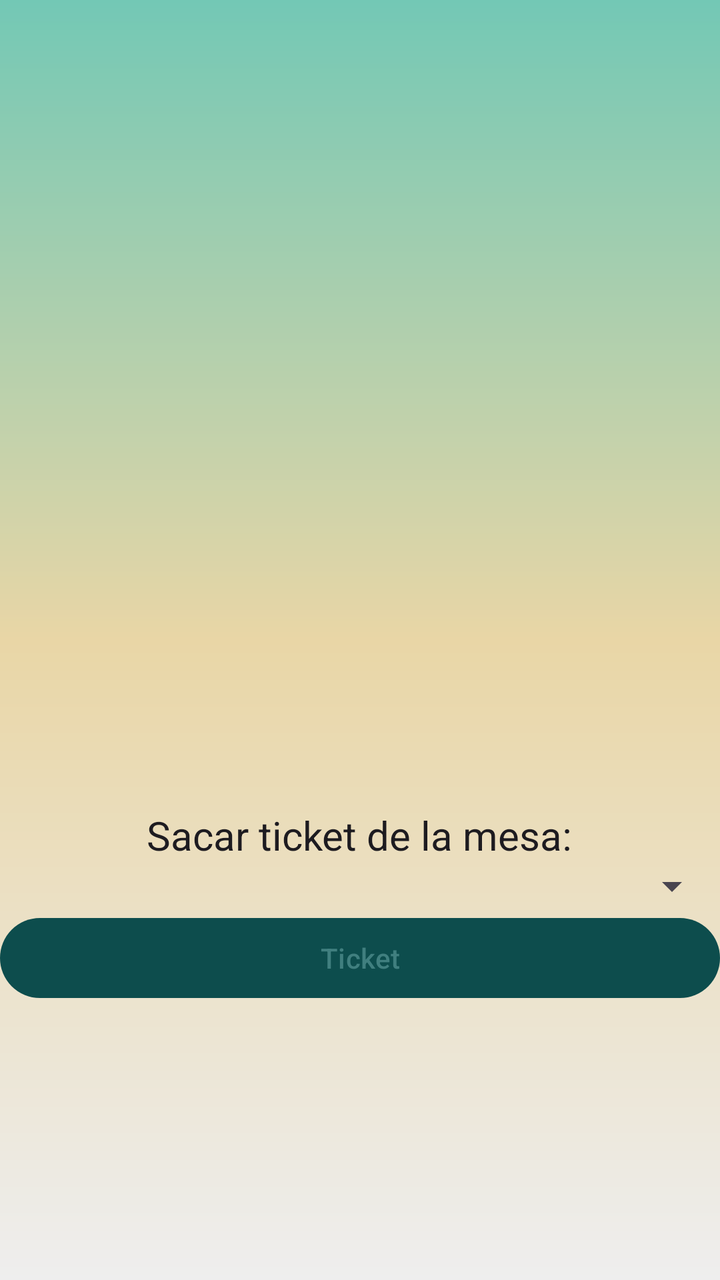
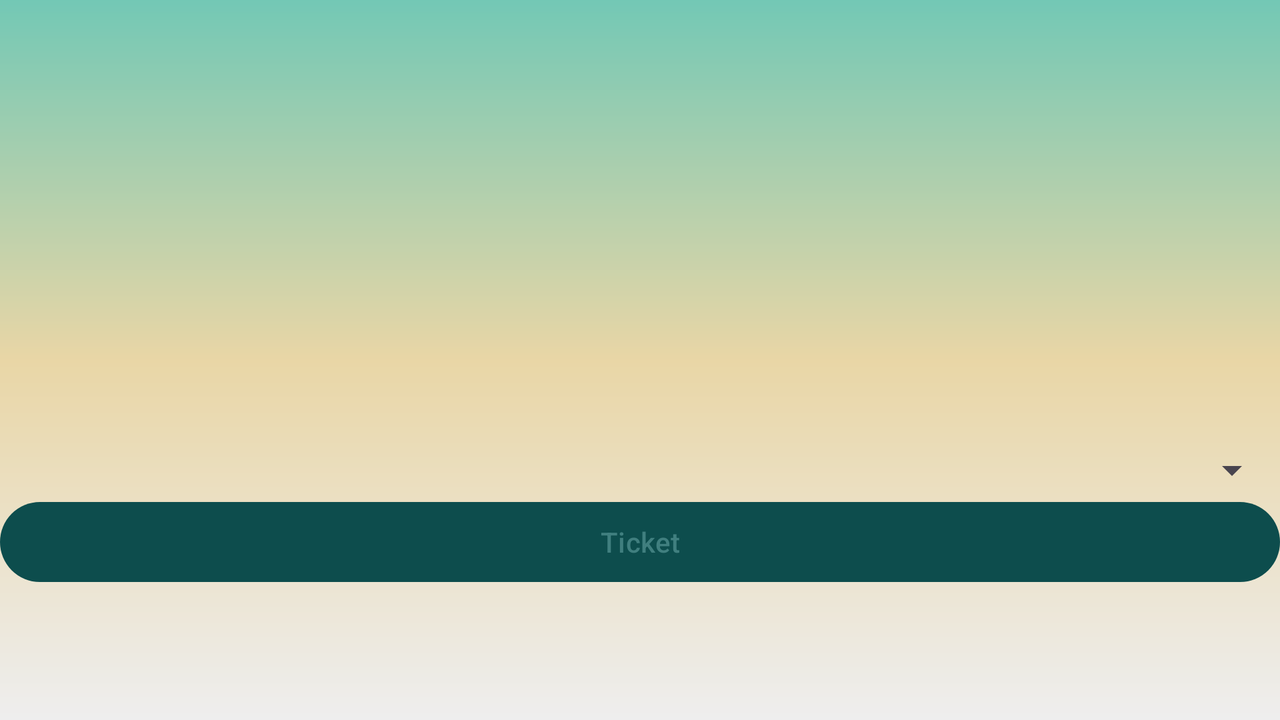

One screen, two layout resources from the same app: the default and the repository's alternative for another configuration. Each is rendered where Android would select it; the XML of both is given below.
<!-- AndroidManifest.xml: application theme Theme.ProyectoBar -->
<!-- res/layout/view_ticket.xml -->
<?xml version="1.0" encoding="utf-8"?>
<LinearLayout xmlns:android="http://schemas.android.com/apk/res/android"
    xmlns:app="http://schemas.android.com/apk/res-auto"
    xmlns:tools="http://schemas.android.com/tools"
    android:layout_width="match_parent"
    android:layout_height="match_parent"
    android:background="@drawable/bg_color"
    android:gravity="center"
    android:orientation="vertical">

    <ImageView
        android:id="@+id/imageView2"
        android:layout_width="251dp"
        android:layout_height="267dp"
        android:scaleType="centerInside"
        android:src="@drawable/cocinero" />
    <TextView
        android:id="@+id/txtTicket"
        android:layout_width="wrap_content"
        android:layout_height="wrap_content"
        android:text="Sacar ticket de la mesa:"
        android:textSize="20sp" />

    <Spinner
        android:id="@+id/spinnerMesas"
        android:layout_width="match_parent"
        android:layout_height="wrap_content"
        tools:ignore="MissingConstraints" />

    <Button
        android:id="@+id/btnSacarTicket"
        android:layout_width="match_parent"
        android:layout_height="wrap_content"
        android:text="Ticket" />

</LinearLayout>
<!-- resources referenced by this layout -->
<resources>
  <!-- drawable bg_color (drawable) -->
  <?xml version="1.0" encoding="utf-8"?>
  <shape xmlns:android="http://schemas.android.com/apk/res/android">
      <gradient
          android:angle="90"
          android:centerColor="#e9d6a6"
          android:endColor="#73c8b5"
          android:startColor="#eeeeee"
          />
  </shape>
  <style name="Theme.ProyectoBar" parent="Base.Theme.ProyectoBar" />
  <style name="Base.Theme.ProyectoBar" parent="Theme.Material3.DayNight.NoActionBar">
          <item name="colorPrimary">#0D4D4D</item>
          <item name="colorPrimaryVariant">#226666</item>
          <item name="colorOnPrimary">#407F7F</item>
          <item name="colorSecondary">#669999</item>
          <item name="colorSecondaryVariant">#AA8439</item>
          <item name="colorOnSecondary">#D4B16A</item>
          <item name="android:statusBarColor" tools:targetApi="l">#FFE3AA</item>
          <item name="android:textViewStyle" />
      </style>
</resources>
<!-- res/layout-land/view_ticket.xml (the repository's variant of the layout above) -->
<!-- drawn on the phone turned sideways -->
<?xml version="1.0" encoding="utf-8"?>
<LinearLayout xmlns:android="http://schemas.android.com/apk/res/android"
    xmlns:app="http://schemas.android.com/apk/res-auto"
    xmlns:tools="http://schemas.android.com/tools"
    android:layout_width="match_parent"
    android:layout_height="match_parent"
    android:background="@drawable/bg_color"
    android:gravity="center"
    android:orientation="vertical">

    <ImageView
        android:id="@+id/imageView2"
        android:layout_width="666dp"
        android:layout_height="158dp"
        android:src="@drawable/cocinero" />

    <Spinner
        android:id="@+id/spinnerMesas"
        android:layout_width="match_parent"
        android:layout_height="wrap_content"
        tools:ignore="MissingConstraints" />

    <Button
        android:id="@+id/btnSacarTicket"
        android:layout_width="match_parent"
        android:layout_height="wrap_content"
        android:text="Ticket" />
</LinearLayout>
